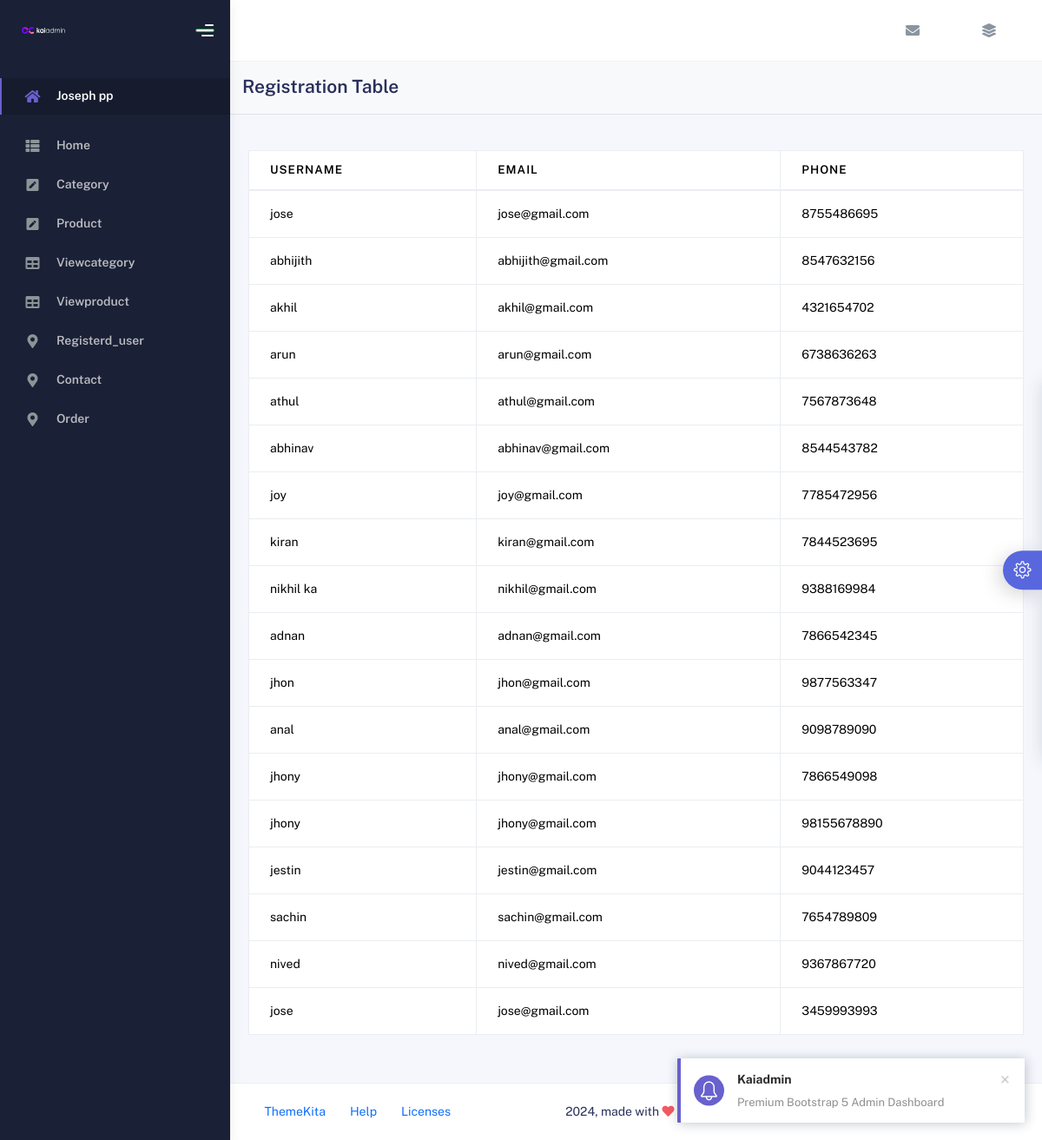
The app's page /table_registration with its own data.
### userapp/models.py (models this page shows)
class Registration(models.Model):
      username =  models.CharField(max_length=100)
      password = models.CharField(max_length=100,default='')
      email= models.EmailField(null=True)
      phone = models.CharField(max_length=100)

### adminapp/views.py (the view)
# urls.py: path('table_registration', views.table_registration, name='table_registration'),
def table_registration(request):
    register=Registration.objects.all()
    return render(request,'table_registration.html',{'register':register})

### adminapp/templates/table_registration.html
{% extends 'adminapp.html' %}
{% block content %}
                  <div class="card-header">
                    <div class="card-title">Registration Table</div>
                  </div>
                  <div class="card-body">
                    <div class="table-responsive">
                      <table class="table table-bordered">
                        <thead>
                          <tr>
                            <th>username</th>
                            <th> email</th>
                            <th>phone</th>
                          </tr>
                        </thead>
                        <tbody>
                            {% for i in register %}
                            <tr>
                                <td>{{ i.username}}</td>
                                <td>{{ i.email}}</td>
                                <td>{{ i.phone}}</td>
                            </tr>
                          {% endfor %}
                        </tbody>
                      </table>
                    </div>
                  </div>
                  {% endblock %}

### adminapp/static/assets/css/category.css (style rules this page uses)
.card-header { background-color: #f8f9fa; padding: 1rem; border-bottom: 1px solid #dee2e6; }
.card-title { font-size: 1.5rem; margin-bottom: 0; }
.card-body { padding: 1.5rem; }
.table-responsive { margin: 20px 0; overflow-x: auto; }
.table { width: 100%; margin-bottom: 1rem; background-color: transparent; }
.table th, .table td { padding: 1rem; vertical-align: middle; border-top: 1px solid #dee2e6; }
.table thead th { vertical-align: bottom; border-bottom: 2px solid #dee2e6; }
.table-bordered { border: 1px solid #dee2e6; }
.table-bordered th, .table-bordered td { border: 1px solid #dee2e6; }
.table-bordered thead th, .table-bordered thead td { border-bottom-width: 2px; }

### records on screen
Registration: username "jose", email "jose@gmail.com", phone "8755486695"
Registration: username "abhijith", email "abhijith@gmail.com", phone "8547632156"
Registration: username "akhil", email "akhil@gmail.com", phone "4321654702"
Registration: username "arun", email "arun@gmail.com", phone "6738636263"
Registration: username "athul", email "athul@gmail.com", phone "7567873648"
Registration: username "abhinav", email "abhinav@gmail.com", phone "8544543782"
Registration: username "joy", email "joy@gmail.com", phone "7785472956"
Registration: username "kiran", email "kiran@gmail.com", phone "7844523695"
Registration: username "nikhil ka", email "nikhil@gmail.com", phone "9388169984"
Registration: username "adnan", email "adnan@gmail.com", phone "7866542345"
Registration: username "jhon", email "jhon@gmail.com", phone "9877563347"
Registration: username "anal", email "anal@gmail.com", phone "9098789090"
Registration: username "jhony", email "jhony@gmail.com", phone "7866549098"
Registration: username "jhony", email "jhony@gmail.com", phone "98155678890"
Registration: username "jestin", email "jestin@gmail.com", phone "9044123457"
Registration: username "sachin", email "sachin@gmail.com", phone "7654789809"
Registration: username "nived", email "nived@gmail.com", phone "9367867720"
Registration: username "jose", email "jose@gmail.com", phone "3459993993"
